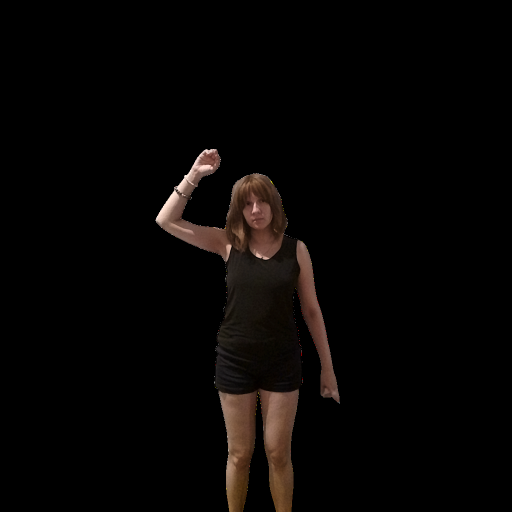
#> input picture danny-mirror/blue-red-method/original.png, 1024 x 1024 px (shown at 1/2 size)
$ python generic_mask.py ../blue-red-method/original.png ../blue-red-method/edited.png out
#> lines starting #> are read from the running program, lines starting #| are printed output that depends on the picture; after the words box and inside, x2 and y2 are one past the last pixel; in counts of white or black regions, pixels touching at a corner belong together
#!/usr/bin/env python3
import cv2
import numpy as np
import os
import sys


# -------------------------
# load
# -------------------------
def load_images(orig_path, edit_path):
    orig = cv2.imread(orig_path)
    edit = cv2.imread(edit_path)
    if orig is None or edit is None:
        raise RuntimeError("Could not read one of the images")
    return orig, edit


# -------------------------
# 1) scale-cover-crop (downscale original → edited)
# -------------------------
def scale_cover_crop_down(orig, edit):
    target_h, target_w = edit.shape[:2]
    h, w = orig.shape[:2]

    scale = max(target_w / w, target_h / h)
    new_w = int(w * scale)
    new_h = int(h * scale)

    resized = cv2.resize(orig, (new_w, new_h), interpolation=cv2.INTER_LINEAR)

    start_x = (new_w - target_w) // 2
    start_y = (new_h - target_h) // 2
    cropped = resized[start_y:start_y+target_h, start_x:start_x+target_w]
    return cropped


# -------------------------
# ECC helpers
# -------------------------
def _ecc_align(template_gray, input_gray, motion_model, mask=None):
    if motion_model in (cv2.MOTION_TRANSLATION, cv2.MOTION_EUCLIDEAN, cv2.MOTION_AFFINE):
        warp_matrix = np.eye(2, 3, dtype=np.float32)
        warp_mode = motion_model
    else:
        warp_matrix = np.eye(3, 3, dtype=np.float32)
        warp_mode = motion_model

    criteria = (cv2.TERM_CRITERIA_EPS | cv2.TERM_CRITERIA_COUNT, 100, 1e-5)
    try:
        cc, warp_matrix = cv2.findTransformECC(
            templateImage=template_gray,
            inputImage=input_gray,
            warpMatrix=warp_matrix,
            motionType=warp_mode,
            criteria=criteria,
            inputMask=mask
        )
    except cv2.error as e:
        print(f"[ecc] alignment failed: {e}")
        return None
    return warp_matrix


# -------------------------
# 2) ecc-affine-border (downscale original → edited, then align using border)
# -------------------------
def ecc_affine_border_down(orig, edit, border=50):
    h, w = edit.shape[:2]
    orig_rs = cv2.resize(orig, (w, h), interpolation=cv2.INTER_LINEAR)

    edit_gray = cv2.cvtColor(edit, cv2.COLOR_BGR2GRAY)
    orig_gray = cv2.cvtColor(orig_rs, cv2.COLOR_BGR2GRAY)

    # mask: only border of EDITED
    mask = np.zeros((h, w), np.uint8)
    mask[:border, :] = 255
    mask[-border:, :] = 255
    mask[:, :border] = 255
    mask[:, -border:] = 255

    warp_matrix = _ecc_align(edit_gray, orig_gray, cv2.MOTION_AFFINE, mask=mask)
    if warp_matrix is None:
        # fall back to the resized version at least
        return orig_rs

    aligned = cv2.warpAffine(
        orig_rs,
        warp_matrix,
        (w, h),
        flags=cv2.INTER_LINEAR + cv2.WARP_INVERSE_MAP
    )
    return aligned


# -------------------------
# diff → mask generator
# -------------------------
def make_mask_from_pair(aligned_orig, edited,
                        blur_ksize=5,
                        thresh_val=25,
                        morph_ksize=5):
    """
    aligned_orig and edited must be same size.
    Returns a single-channel mask (0/255).
    """
    # small blur to reduce noise
    ao_b = cv2.GaussianBlur(aligned_orig, (blur_ksize, blur_ksize), 0)
    ed_b = cv2.GaussianBlur(edited, (blur_ksize, blur_ksize), 0)

    diff = cv2.absdiff(ao_b, ed_b)
    gray = cv2.cvtColor(diff, cv2.COLOR_BGR2GRAY)

    _, mask = cv2.threshold(gray, thresh_val, 255, cv2.THRESH_BINARY)

    # clean up mask
    kernel = np.ones((morph_ksize, morph_ksize), np.uint8)
    mask = cv2.morphologyEx(mask, cv2.MORPH_OPEN, kernel)
    mask = cv2.morphologyEx(mask, cv2.MORPH_CLOSE, kernel)

    return mask


def main(orig_path, edit_path, out_dir="outputs_masks"):
    os.makedirs(out_dir, exist_ok=True)
    orig, edit = load_images(orig_path, edit_path)
#> in load_images, orig is the input picture: shape (1024, 1024, 3); mean B, G, R 4.2, 5.3, 7.4
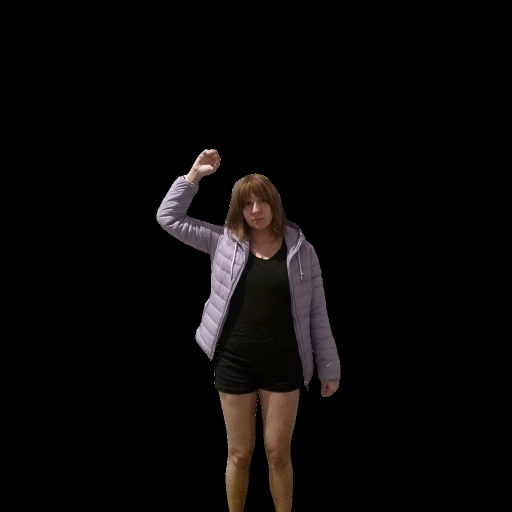
#> input picture danny-mirror/blue-red-method/edited.png, 1024 x 1024 px (shown at 1/2 size)
#> in load_images, edit is the input picture: shape (1024, 1024, 3); mean B, G, R 7.3, 7.6, 9.5

    # ---- method 1: scale-cover-crop down ----
    aligned_scc = scale_cover_crop_down(orig, edit)
    mask_scc = make_mask_from_pair(aligned_scc, edit)
#> in make_mask_from_pair, `diff = cv2.absdiff(ao_b, ed_b)`:
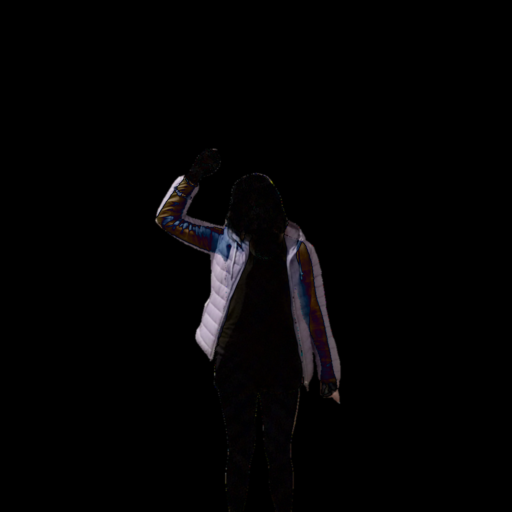
#> diff: shape (1024, 1024, 3) (shown at 1/2 size); mean B, G, R 3.7, 3.2, 3.7
#> in make_mask_from_pair, `_, mask = cv2.threshold(gray, thresh_val, 255, cv2.THRESH_BINARY)`:
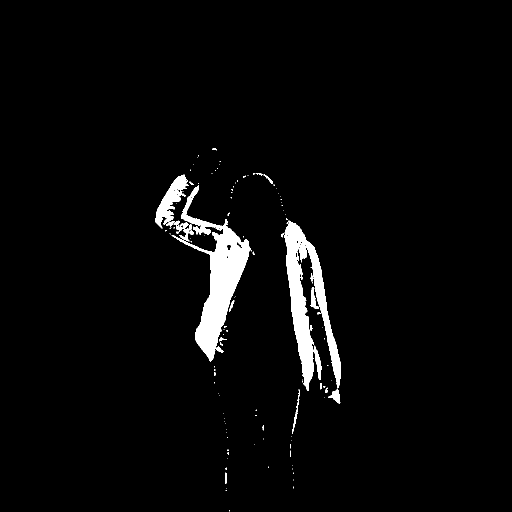
#> mask: shape (1024, 1024) (shown at 1/2 size); 3.3% white; 128 white regions (99 under 20 px), largest, box (x1, y1, x2, y2) and area: (343, 370, 499, 723) 15138, (569, 441, 682, 782) 13696, (310, 349, 377, 457) 2566
#> in make_mask_from_pair, `mask = cv2.morphologyEx(mask, cv2.MORPH_OPEN, kernel)`: mask: shape (1024, 1024); 3% white; 20 white regions, largest, box (x1, y1, x2, y2) and area: (390, 450, 499, 721) 13075, (569, 444, 682, 774) 13050, (310, 351, 373, 447) 2254
#> in make_mask_from_pair, `mask = cv2.morphologyEx(mask, cv2.MORPH_CLOSE, kernel)`: mask: shape (1024, 1024); 3.1% white; 4 white regions, box (x1, y1, x2, y2) and area: (310, 351, 499, 721) 17958, (569, 444, 682, 774) 13968, (662, 780, 680, 806) 303, (390, 493, 395, 498) 25
    cv2.imwrite(os.path.join(out_dir, "aligned_scale_cover_crop_down.png"), aligned_scc)
    cv2.imwrite(os.path.join(out_dir, "mask_scale_cover_crop_down.png"), mask_scc)
    print("[ok] wrote mask_scale_cover_crop_down.png")

    # ---- method 2: ecc-affine-border down ----
    aligned_ecc = ecc_affine_border_down(orig, edit, border=50)
#> in ecc_affine_border_down, `edit_gray = cv2.cvtColor(edit, cv2.COLOR_BGR2GRAY)`:
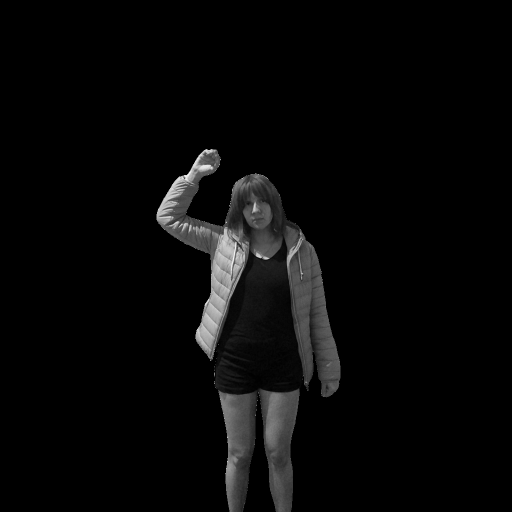
#> edit_gray: shape (1024, 1024) (shown at 1/2 size); min 0, max 255, mean 8.1
#> in ecc_affine_border_down, `orig_gray = cv2.cvtColor(orig_rs, cv2.COLOR_BGR2GRAY)`:
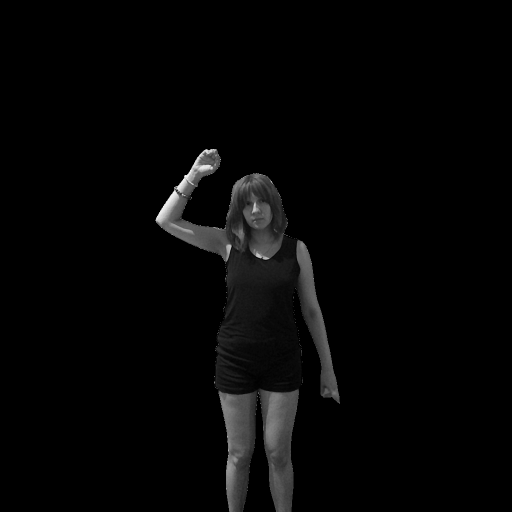
#> orig_gray: shape (1024, 1024) (shown at 1/2 size); min 0, max 255, mean 5.8
#> in _ecc_align, `cc, warp_matrix = cv2.findTransformECC( templateImage=template_gray, i..`: cc = 0.999; warp_matrix = [[1, -0.0118, 11.06], [0.0119, 1.01, -11.89]]
    mask_ecc = make_mask_from_pair(aligned_ecc, edit)
#> call 2 of make_mask_from_pair, with blur_ksize = 5, thresh_val = 25, morph_ksize = 5
#> in make_mask_from_pair (call 2), `gray = cv2.cvtColor(diff, cv2.COLOR_BGR2GRAY)`:
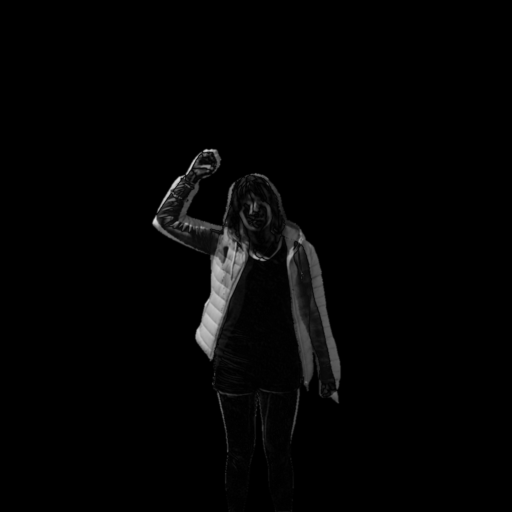
#> gray: shape (1024, 1024) (shown at 1/2 size); min 0, max 226, mean 4
#> in make_mask_from_pair (call 2), `_, mask = cv2.threshold(gray, thresh_val, 255, cv2.THRESH_BINARY)`: mask: shape (1024, 1024); 4.1% white; 113 white regions (81 under 20 px), largest, box (x1, y1, x2, y2) and area: (333, 349, 498, 723) 17239, (500, 346, 682, 782) 14909, (304, 297, 443, 508) 4960
#> in make_mask_from_pair (call 2), `mask = cv2.morphologyEx(mask, cv2.MORPH_OPEN, kernel)`: mask: shape (1024, 1024); 3.6% white; 36 white regions, largest, box (x1, y1, x2, y2) and area: (565, 441, 682, 777) 13710, (390, 440, 498, 721) 13242, (345, 366, 445, 467) 2614
#> in make_mask_from_pair (call 2), `mask = cv2.morphologyEx(mask, cv2.MORPH_CLOSE, kernel)`:
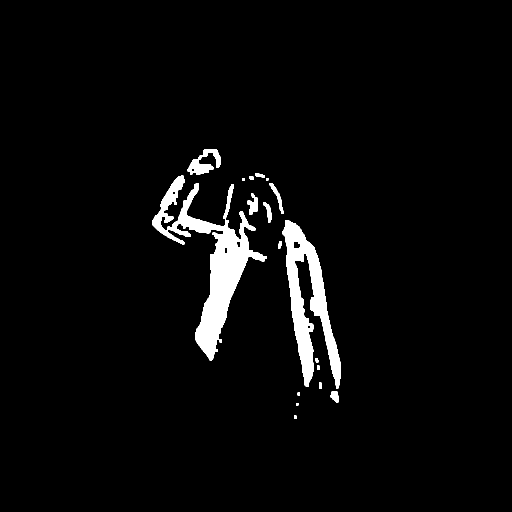
#> mask: shape (1024, 1024) (shown at 1/2 size); 3.7% white; 18 white regions, largest, box (x1, y1, x2, y2) and area: (304, 351, 534, 721) 20548, (565, 441, 682, 777) 14480, (375, 298, 442, 350) 1550
    cv2.imwrite(os.path.join(out_dir, "aligned_ecc_affine_border_down.png"), aligned_ecc)
    cv2.imwrite(os.path.join(out_dir, "mask_ecc_affine_border_down.png"), mask_ecc)
    print("[ok] wrote mask_ecc_affine_border_down.png")

    print(f"Done. Check directory: {out_dir}")


if __name__ == "__main__":
    if len(sys.argv) < 3:
        print("usage: python make_masks_downscale.py original.png edited.png [out_dir]")
        sys.exit(1)

    orig_path = sys.argv[1]
    edit_path = sys.argv[2]
    out_dir = sys.argv[3] if len(sys.argv) > 3 else "outputs_masks"
    main(orig_path, edit_path, out_dir)
